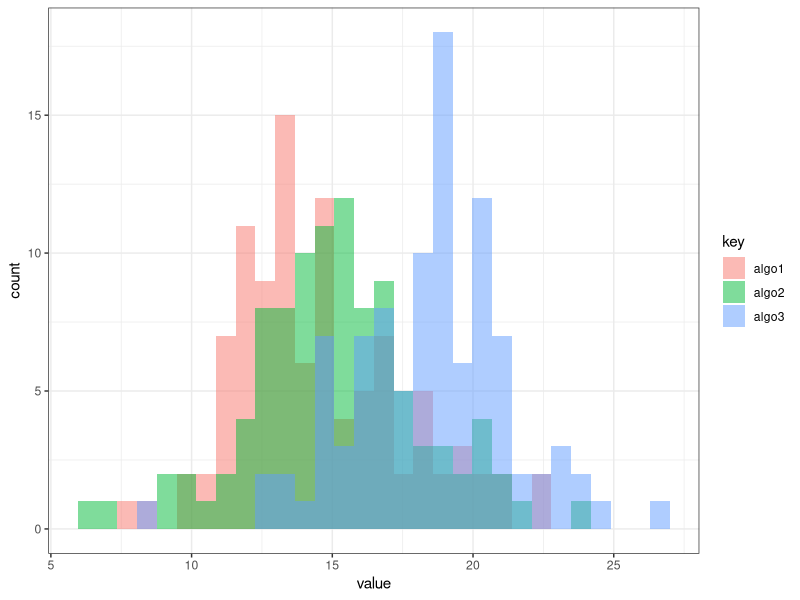

The R script that drew this image:
#Call libraries
library(tidyr)
library(ggplot2)

#Generate a sample
set.seed(1234)
algo1 = rnorm(100,15,3)
algo2 = rnorm(100,15,3)
algo3 = rnorm(100,18,3)

#Build the dataframe
df = data.frame(algo1,algo2,algo3)
df = round(df,2)
df_panel = df %>% gather()

#Plot the histogram
ggplot(df_panel, aes(x = value, fill = key)) +                       
  geom_histogram(position = "identity", alpha = 0.5, bins = 30) + theme_bw()

#Compute the ANOVA
options(digits=10)
res = aov(value~key,data=df_panel)
summary(res)

## Exercise:
#A large body of evidence shows that soy has health benefits for most people. Some of these benefits come largely from isoflavones, plant compounds that have estrogen-like properties. 
data = data.frame(group=c(1,1,1,1,1,2,2,2,2,2,3,3,3,3,3),
                  isoflavone=c(3,17,12,10,4,19,10,9,7,5,25,15,12,9,8))
res = aov(isoflavone~group,data=data)
summary(res)


## Exercise :
#Because many HMOs either do not cover mental health costs or provide only minimal coverage, ministers and priests often need to provide counseling to persons suffering from mental illness.
library(dplyr)
cleric = data.frame(group=c(rep("Methodist",10),rep("Catholic",10),rep("Pentecostal",10)),
                  value=c(62,60,60,25,24,23,20,13,12,6,
                          62,62,24,24,22,20,19,10,8,8,
                          37,31,15,15,14,14,14,5,3,2))
#Get statistics by group
cleric %>% group_by(group) %>% summarise(mean(value))
cleric %>% group_by(group) %>% summarise(sd(value))
cleric %>% group_by(group) %>% summarise(n())
cleric %>% group_by(group) %>% summarise(median(value))

#Run the ANOVA model
res = aov(value~group,data=cleric)

#Check the results
summary(res)


